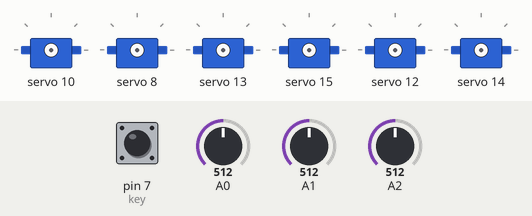
Recording of a sketch running on a simulated Arduino Uno, built with avr-gcc and run on an emulated ATmega328P. On the bench: 6 × servo. The inputs (shaded band) are chosen by the test bench; at power-on: pin 7 (key) LOW, A0 = 512, A1 = 512, A2 = 512.

Above: at 0.8 s.
0.9 s: pin 7 (key) pulled HIGH for 0.15 s
2.5 s: A0 set to 33
4.0 s: A0 set to 28
At 4.8 s:
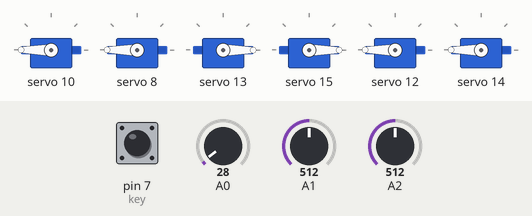
5.5 s: A1 set to 34
7.0 s: A1 set to 28
At 8.1 s:
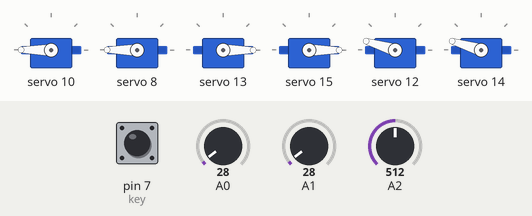
8.5 s: A1 set to 45
Timing chart, 0 to 11.0 s (numbered marks = the images above; inputs shaded):
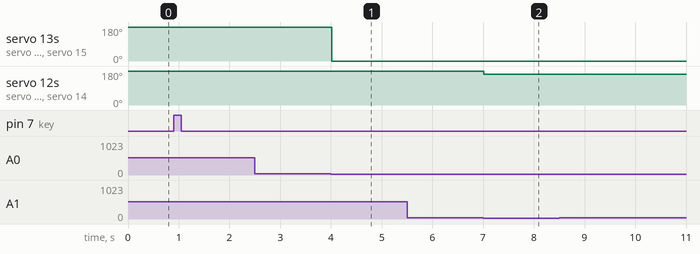

The sketch:

Tracking_PID_v1.ino
```cpp
#include <Adafruit_PWMServoDriver.h>
Adafruit_PWMServoDriver pwm = Adafruit_PWMServoDriver(0x40);

float max = 3.85;
float s = 100;
float Kp = 37, Ki = 4, Kd = 60;
float error = 0, P = 0, I = 0, D = 0, PID_value = 0;
float previous_error = 0, previous_I = 0;
int sensor[3] = {0, 0, 0};
int initial_motor_speed = 40;

const int key = 7; //按键key

void read_sensor_values(void);
void calculate_pid(void);
void motor_control(void);
void keyscan(void);
void Clear_All_PWM(void);

void setup()
{
	// put your setup code here, to run once:
	//初始化电机驱动IO为输出方式
	pwm.begin();
	pwm.setPWMFreq(60); // Analog servos run at ~60 Hz updates
	Clear_All_PWM();

	pinMode(A0, INPUT);
	pinMode(A1, INPUT);
	pinMode(A2, INPUT);
	pinMode(key, INPUT); //定义按键输入脚
	keysacn();
}

void loop()
{
	read_sensor_values();
	calculate_pid();
	motor_control();
}

void read_sensor_values()
{
	sensor[0] = analogRead(A0);
	sensor[1] = analogRead(A1);
	sensor[2] = analogRead(A2);
	if (sensor[0] > 30)
	{
		sensor[0] = 1;
	}
	else
	{
		sensor[0] = 0;
	}
	if (sensor[1] > 30)
	{
		sensor[1] = 1;
	}
	else
	{
		sensor[1] = 0;
	}
	if (sensor[2] > 35)
	{
		sensor[2] = 1;
	}
	else
	{
		sensor[2] = 0;
	}

	if ((sensor[0] == 0) && (sensor[1] == 0) && (sensor[2] == 1))
	{
		error = 2;
	}
	else if ((sensor[0] == 0) && (sensor[1] == 1) && (sensor[2] == 1))
	{
		error = 1;
	}
	else if ((sensor[0] == 0) && (sensor[1] == 1) && (sensor[2] == 0))
	{
		error = 0;
	}
	else if ((sensor[0] == 1) && (sensor[1] == 1) && (sensor[2] == 0))
	{
		error = -1;
	}
	else if ((sensor[0] == 1) && (sensor[1] == 0) && (sensor[2] == 0))
	{
		error = -2;
	}
	else if ((sensor[0] == 0) && (sensor[1] == 0) && (sensor[2] == 0))
	{
		if (error > 0)
		{
			//左旋
			error = max;
		}
		else
		{
			//右旋
			error = -max;
		}
	}
	// else if ((sensor[0] == 1) && (sensor[1] == 1) && (sensor[2] == 1))
	// {
	// 	if ((error > 0) && (previous_error > 0))
	// 	{
	// 		//左旋
	// 		error = max;
	// 	}
	// 	else if ((error < 0) && (previous_error < 0))
	// 	{
	// 		//右旋
	// 		error = -max;
	// 	}
	// }
}

void calculate_pid()
{
	P = error;
	I = I + previous_I;
	D = error - previous_error;

	PID_value = (Kp * P) + (Ki * I) + (Kd * D);
	// Serial.println(PID_value);

	previous_I = I;
	previous_error = error;
}

void motor_control()
{
	// Calculating the effective motor speed:
	int left_motor_speed = initial_motor_speed - PID_value;
	int right_motor_speed = initial_motor_speed + PID_value;

	// The motor speed should not exceed the max PWM value
	// left_motor_speed = constrain(left_motor_speed, -255, 255);
	// right_motor_speed = constrain(right_motor_speed, -255, 255);

	left_motor_speed = constrain(left_motor_speed, -s, s);
	right_motor_speed = constrain(right_motor_speed, -s, s);

	run(left_motor_speed, right_motor_speed);

	// if((error>=-2)&&(error<=2)){
	// 	run(left_motor_speed, right_motor_speed);
	// }else if(error<-2){
	// 	error = 0;
	// 	sright(100);
	// }else
	// {
	// 	error = 0;
	// 	sleft(100);
	// }
}

/**
* Function       run
* @author        wusicaijuan
* @date          2019.06.25
* @brief         小车前进
* @param[in]     Speed
* @param[out]    void
* @retval        void
* @par History   无
*/
void run(float Speed1, float Speed2)
{
	Speed1 = map(Speed1, -255, 255, -4095, 4095);
	Speed2 = map(Speed2, -255, 255, -4095, 4095);
	if (Speed2 > 0)
	{
		pwm.setPWM(10, 0, Speed2); //右前
		pwm.setPWM(11, 0, 0);
		pwm.setPWM(8, 0, Speed2); //右后
		pwm.setPWM(9, 0, 0);
	}
	else
	{
		pwm.setPWM(10, 0, 0); //右前
		pwm.setPWM(11, 0, abs(Speed2));
		pwm.setPWM(8, 0, 0); //右后
		pwm.setPWM(9, 0, abs(Speed2));
	}
	if (Speed1 > 0)
	{
		pwm.setPWM(13, 0, Speed1); //左前
		pwm.setPWM(12, 0, 0);
		pwm.setPWM(15, 0, Speed1); //左后
		pwm.setPWM(14, 0, 0);
	}
	else
	{
		pwm.setPWM(13, 0, 0); //左前
		pwm.setPWM(12, 0, abs(Speed1));
		pwm.setPWM(15, 0, 0); //左后
		pwm.setPWM(14, 0, abs(Speed1));
	}
}

/**
* Function       sleft
* @author        wusicaijuan
* @date          2019.06.25
* @brief         小车左旋
* @param[in]     Speed
* @param[out]    void
* @retval        void
* @par History   无
*/
void sleft(float Speed)
{
	pwm.setPWM(10, 0, Speed); //右前
	pwm.setPWM(11, 0, 0);
	pwm.setPWM(8, 0, Speed); //右后
	pwm.setPWM(9, 0, 0);

	pwm.setPWM(13, 0, 0); //左前
	pwm.setPWM(12, 0, Speed);
	pwm.setPWM(15, 0, 0); //左后
	pwm.setPWM(14, 0, Speed);
}

/**
* Function       sright
* @author        wusicaijuan
* @date          2019.06.25
* @brief         小车右旋
* @param[in]     Speed
* @param[out]    void
* @retval        void
* @par History   无
*/
void sright(float Speed)
{
	pwm.setPWM(10, 0, 0); //右前
	pwm.setPWM(11, 0, Speed);
	pwm.setPWM(8, 0, 0); //右后
	pwm.setPWM(9, 0, Speed);

	pwm.setPWM(13, 0, Speed); //左前
	pwm.setPWM(12, 0, 0);
	pwm.setPWM(15, 0, Speed); //左后
	pwm.setPWM(14, 0, 0);
}

/**
* Function       keysacn
* @author        wusicaijuan
* @date          2019.06.04
* @brief         按键扫描
* @param[in1]    void
* @retval        void
* @par History   无
*/
void keysacn()
{
	int val;
	val = digitalRead(key); //读取数字7口电平值赋给val
	while (val == HIGH)		//当按键没被按下时，一直循环
	{
		val = digitalRead(key); //此句可省略，可让循环跑空
	}
	while (val == LOW) //当按键被按下时
	{
		delay(1);				//延时10ms
		val = digitalRead(key); //读取数字7口电平值赋给val
		while (val == HIGH)		//判断按键是否被松开
		{
			break;
		}
	}
}

/*
* Function       Clear_All_PWM
* @author        wusicaijuan
* @date          2019.07.04
* @brief         关闭所有PWM
* @param[in]     void
* @param[out]    void
* @retval        void
* @par History   无
*/
void Clear_All_PWM()
{
	for (int i = 0; i < 16; i++)
	{
		pwm.setPWM(i, 0, 0);
	}
}
```

Measured:
- the behaviour switches between 31 and 30 on A0 (found by bisection; images 0 and 1)
- the behaviour switches between 31 and 30 on A1 (found by bisection; images 1 and 2)
- after the input at 2.5 s, every drawn part: stays the same
- after the input at 4.0 s, servo 13, servo 15: 180° → 0° at once
- after the input at 5.5 s, every drawn part: stays the same
- after the input at 7.0 s, servo 12, servo 14: 180° → 163° at once
